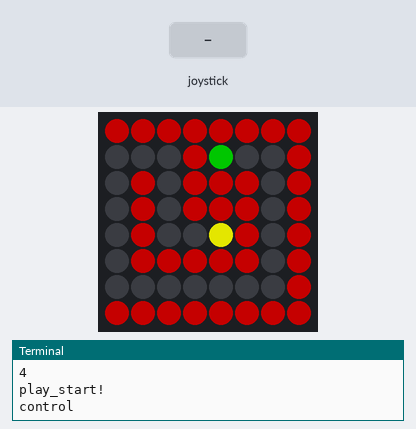
Bench run of a program on a simulated Raspberry Pi (BCM pin numbers) with a Sense HAT. Parts: the Sense HAT's 8×8 RGB LED matrix, the last lines printed to the terminal. The inputs (shaded band) are chosen by the test bench. Dim RGB values are drawn brighter than linear; the 64×8 strip is a reading aid, not a part: it shows the text the matrix is scrolling, unrolled, one strip-width of it at a time.

Above: at 5.2 s.
5.3 s: joystick pushed left
At 6.5 s:
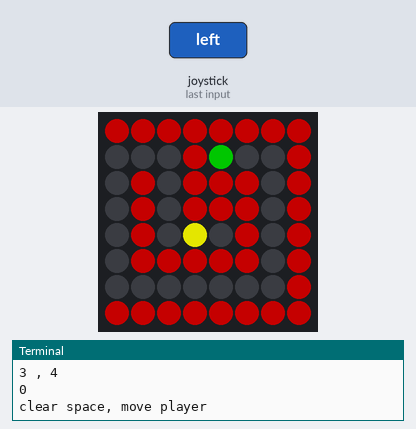
6.8 s: joystick pushed up
Timing chart, 0 to 9.8 s (numbered marks = the images above; inputs shaded):
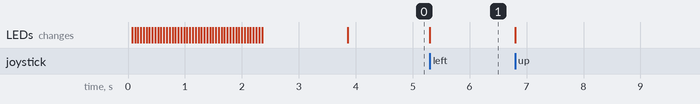

The program:

19_board.py
```python
from sense_hat import SenseHat
from time import sleep

sense = SenseHat()
sense.clear()
sense.low_light = True

# Pt is used where x,y coordinates are defined
class Pt:
    x = 0
    y = 0

    def __init__(self,_x,_y):
        self.x = _x
        self.y = _y

class Board:
    # index of board_colors[][] correspond to board[][] values
    colors = [
        [0,0,0],
        [127,0,0],
        [0,127,0]]

    level = 0
    play_start = Pt(0,0)

    # 0 -> clear space
    # 1 -> wall
    # 2 -> goal
    # 3 -> player start
    plan =[[
        [1,0,0,0,0,0,0,1],
        [1,0,1,1,1,1,0,1],
        [1,0,0,0,0,1,0,1],
        [1,1,1,1,0,1,0,1],
        [1,2,1,1,3,1,0,1],
        [1,0,1,1,1,1,0,1],
        [1,0,0,0,0,0,0,1],
        [1,1,1,1,1,1,1,1],
        ],[
        [1,0,0,0,1,1,1,1],
        [1,3,1,0,1,0,0,2],
        [1,1,1,0,1,0,1,1],
        [0,0,0,0,1,0,0,1],
        [0,1,1,1,1,1,0,1],
        [0,1,0,0,0,1,0,1],
        [0,1,0,1,0,1,0,1],
        [0,0,0,1,0,0,0,1]
        ],[
        [0,0,0,1,1,1,1,1],
        [0,1,0,1,1,0,0,2],
        [0,1,0,1,1,0,1,1],
        [0,1,0,3,1,0,0,1],
        [0,1,1,1,1,1,0,1],
        [0,1,0,0,0,1,0,1],
        [0,1,0,1,0,1,0,1],
        [0,0,0,1,0,0,0,1]
        ],[
        [0,1,0,0,1,1,1,1],
        [0,1,0,1,1,0,0,0],
        [0,0,0,1,1,0,1,1],
        [0,1,0,3,1,2,0,1],
        [0,1,1,1,1,1,0,0],
        [0,1,0,0,0,1,0,1],
        [0,1,0,1,0,1,0,1],
        [0,0,0,1,0,0,0,1]
        ]]

    def level_up(self):
        self.level += 1


        # test for end of array
        if (self.level > len(self.plan) - 1):
            self.level = 0

    def draw(self):
        for i in range(8):
            for j in range(8):
                pixel = self.plan[self.level][i][j]
                if (pixel != 3):
                    sense.set_pixel(i,j,self.colors[pixel])
                else:
                    self.play_start = Pt(i,j)
                    print("play_start!")

    def __init__(self):
        print(len(self.plan))
        self.draw()

    max_x = 7
    min_x = 0
    max_y = 7
    min_y = 0

    def get_pt(self,_pt):
        if ((_pt.x > self.max_x) or (_pt.x < self.min_x) or (_pt.y > self.max_y) or (_pt.y < self.min_y)):
            return 1 # if out of bounds, treat as a
        else:
            return self.plan[self.level][_pt.x][_pt.y]

class Player(Pt):
    color = [255,255,0]
    blank = [0,0,0]

    def draw(self):
        sense.set_pixel(self.x,self.y,self.color)

    def clear(self):
        sense.set_pixel(self.x,self.y,self.blank)

    def set_pos(self,_pt):
        self.x = _pt.x
        self.y = _pt.y
        self.draw()

    def move(self,_pt):
        self.clear()
        self.set_pos(_pt)

    def __init__(self,_pt):
        Pt.__init__(self,_pt.x,_pt.y)
        self.draw()

#play = Player(1,1)
#print(str(play.x) + " , " + str(play.y))

class Control():
    sense.show_message("Level 1", scroll_speed=0.05, text_colour=[255,255,0], back_colour=[0,0,0])
    sleep(1.5)
    boa = Board()
    play = Player(boa.play_start)
    def __init__(self):
        print("control")
        self.loop()

    def get_next(self,_pt,_direction): # _pt is a Pt object
        a = _pt # new point
        if (_direction == "left"):
            a.x -= 1
        elif (_direction == "right"):
            a.x += 1
        elif (_direction == "down"):
            a.y += 1
        elif (_direction == "up"):
            a.y -= 1
        return a # return new point

    def loop(self):
        win = False

        while (not win):
            event = sense.stick.wait_for_event()
            if (event.action == 'pressed'):
                b = self.get_next(Pt(self.play.x,self.play.y),event.direction)
                print(str(b.x) + " , " + str(b.y))
                test = self.boa.get_pt(b)
                print(test)
                if (test == 0):  # clear space, move player
                    print('clear space, move player')
                    self.play.move(b)
                if (test == 1):  # wall space, don't move player
                    print('wall space, do not move player')
                    self.play.clear()
                    self.play.move(self.boa.play_start)
                if (test == 2):  # win state
                    print('win state')
                    sense.clear()
                    self.boa.level_up()
                    level = self.boa.level + 1
                    if (level != 1):
                        message = "Level " + str(level)
                    else:
                        message = "You win!"
                    sense.show_message(message, scroll_speed=0.05, text_colour=[255,255,0], back_colour=[0,0,0])
                    sleep(1.5)            # show message for 3 seconds
                    self.boa.draw()     # draw board
                    self.play.set_pos(self.boa.play_start) # reset player position

cont = Control()
```

Measured:
- after the input at 5.3 s, the LEDs: change at once (image 1)
